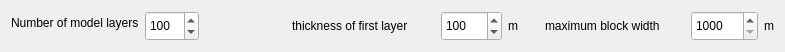
  <widget class="QWidget" name="layoutWidget">
   <property name="geometry">
    <rect>
     <x>88</x>
     <y>426</y>
     <width>785</width>
     <height>38</height>
    </rect>
   </property>
   <layout class="QGridLayout" name="gridLayout_4">
    <item row="0" column="0">
     <layout class="QHBoxLayout" name="horizontalLayout_36">
      <item>
       <layout class="QFormLayout" name="formLayout_3">
        <item row="0" column="0">
         <widget class="QLabel" name="label_18">
          <property name="text">
           <string>Number of model layers</string>
          </property>
          <property name="buddy">
           <cstring>spinBox_layers</cstring>
          </property>
         </widget>
        </item>
        <item row="0" column="1">
         <widget class="QSpinBox" name="spinBox_layers">
          <property name="sizePolicy">
           <sizepolicy hsizetype="MinimumExpanding" vsizetype="Fixed">
            <horstretch>0</horstretch>
            <verstretch>0</verstretch>
           </sizepolicy>
          </property>
          <property name="minimumSize">
           <size>
            <width>0</width>
            <height>30</height>
           </size>
          </property>
          <property name="maximumSize">
           <size>
            <width>600</width>
            <height>30</height>
           </size>
          </property>
          <property name="minimum">
           <number>1</number>
          </property>
          <property name="maximum">
           <number>1000</number>
          </property>
          <property name="value">
           <number>100</number>
          </property>
         </widget>
        </item>
       </layout>
      </item>
      <item>
       <spacer name="horizontalSpacer_25">
        <property name="orientation">
         <enum>Qt::Horizontal</enum>
        </property>
        <property name="sizeHint" stdset="0">
         <size>
          <width>2</width>
          <height>20</height>
         </size>
        </property>
       </spacer>
      </item>
     </layout>
    </item>
    <item row="0" column="1">
     <layout class="QHBoxLayout" name="horizontalLayout_37">
      <item>
       <spacer name="horizontalSpacer_26">
        <property name="orientation">
         <enum>Qt::Horizontal</enum>
        </property>
        <property name="sizeHint" stdset="0">
         <size>
          <width>2</width>
          <height>20</height>
         </size>
        </property>
       </spacer>
      </item>
      <item>
       <layout class="QFormLayout" name="formLayout_10">
        <item row="0" column="1">
         <layout class="QHBoxLayout" name="horizontalLayout_21">
          <item>
           <widget class="QLabel" name="label_26">
            <property name="minimumSize">
             <size>
              <width>143</width>
              <height>0</height>
             </size>
            </property>
            <property name="maximumSize">
             <size>
              <width>170</width>
              <height>16777215</height>
             </size>
            </property>
            <property name="text">
             <string>thickness of first layer</string>
            </property>
            <property name="buddy">
             <cstring>spinBox_firstlayer</cstring>
            </property>
           </widget>
          </item>
          <item>
           <widget class="QSpinBox" name="spinBox_firstlayer">
            <property name="sizePolicy">
             <sizepolicy hsizetype="MinimumExpanding" vsizetype="Fixed">
              <horstretch>0</horstretch>
              <verstretch>0</verstretch>
             </sizepolicy>
            </property>
            <property name="minimumSize">
             <size>
              <width>0</width>
              <height>30</height>
             </size>
            </property>
            <property name="maximumSize">
             <size>
              <width>500</width>
              <height>30</height>
             </size>
            </property>
            <property name="minimum">
             <number>1</number>
            </property>
            <property name="maximum">
             <number>10000</number>
            </property>
            <property name="value">
             <number>100</number>
            </property>
           </widget>
          </item>
          <item>
           <widget class="QLabel" name="label_27">
            <property name="text">
             <string>m</string>
            </property>
           </widget>
          </item>
         </layout>
        </item>
       </layout>
      </item>
     </layout>
    </item>
    <item row="0" column="2">
     <layout class="QHBoxLayout" name="horizontalLayout_38">
      <item>
       <spacer name="horizontalSpacer_27">
        <property name="orientation">
         <enum>Qt::Horizontal</enum>
        </property>
        <property name="sizeHint" stdset="0">
         <size>
          <width>2</width>
          <height>20</height>
         </size>
        </property>
       </spacer>
      </item>
      <item>
       <layout class="QFormLayout" name="formLayout_11">
        <item row="0" column="1">
         <layout class="QHBoxLayout" name="horizontalLayout_18">
          <item>
           <widget class="QLabel" name="label_20">
            <property name="sizePolicy">
             <sizepolicy hsizetype="MinimumExpanding" vsizetype="Preferred">
              <horstretch>0</horstretch>
              <verstretch>0</verstretch>
             </sizepolicy>
            </property>
            <property name="minimumSize">
             <size>
              <width>140</width>
              <height>0</height>
             </size>
            </property>
            <property name="maximumSize">
             <size>
              <width>140</width>
              <height>16777215</height>
             </size>
            </property>
            <property name="text">
             <string>maximum block width </string>
            </property>
            <property name="buddy">
             <cstring>spinBox_maxblockwidth</cstring>
            </property>
           </widget>
          </item>
          <item>
           <widget class="QSpinBox" name="spinBox_maxblockwidth">
            <property name="sizePolicy">
             <sizepolicy hsizetype="MinimumExpanding" vsizetype="Fixed">
              <horstretch>0</horstretch>
              <verstretch>0</verstretch>
             </sizepolicy>
            </property>
            <property name="minimumSize">
             <size>
              <width>0</width>
              <height>30</height>
             </size>
            </property>
            <property name="maximumSize">
             <size>
              <width>500</width>
              <height>30</height>
             </size>
            </property>
            <property name="minimum">
             <number>1000</number>
            </property>
            <property name="maximum">
             <number>100000</number>
            </property>
            <property name="value">
             <number>1000</number>
            </property>
           </widget>
          </item>
          <item>
           <widget class="QLabel" name="label_22">
            <property name="text">
             <string>m</string>
            </property>
           </widget>
          </item>
         </layout>
        </item>
       </layout>
      </item>
     </layout>
    </item>
   </layout>
  </widget>
